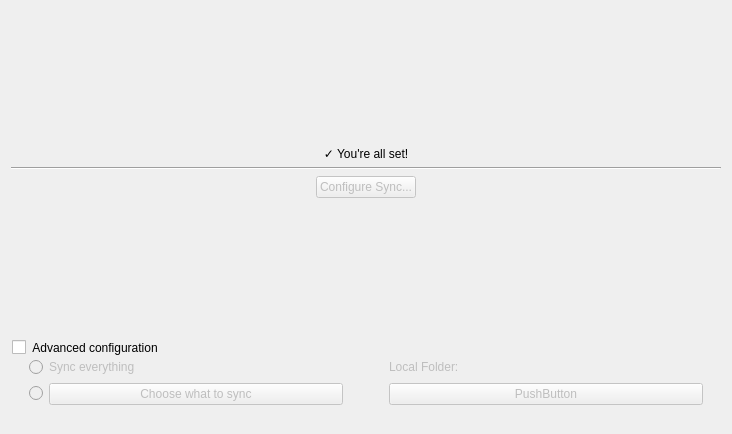
<?xml version="1.0" encoding="UTF-8"?>
<ui version="4.0">
 <class>AccountConfiguredWizardPage</class>
 <widget class="QWidget" name="AccountConfiguredWizardPage">
  <property name="geometry">
   <rect>
    <x>0</x>
    <y>0</y>
    <width>732</width>
    <height>434</height>
   </rect>
  </property>
  <property name="windowTitle">
   <string>Form</string>
  </property>
  <layout class="QVBoxLayout" name="verticalLayout">
   <item>
    <spacer name="verticalSpacer">
     <property name="orientation">
      <enum>Qt::Vertical</enum>
     </property>
     <property name="sizeHint" stdset="0">
      <size>
       <width>20</width>
       <height>40</height>
      </size>
     </property>
    </spacer>
   </item>
   <item>
    <widget class="QLabel" name="label">
     <property name="text">
      <string>✓ You're all set!</string>
     </property>
     <property name="alignment">
      <set>Qt::AlignCenter</set>
     </property>
    </widget>
   </item>
   <item>
    <widget class="Line" name="line">
     <property name="orientation">
      <enum>Qt::Horizontal</enum>
     </property>
    </widget>
   </item>
   <item>
    <layout class="QHBoxLayout" name="horizontalLayout">
     <item>
      <spacer name="horizontalSpacer_2">
       <property name="orientation">
        <enum>Qt::Horizontal</enum>
       </property>
       <property name="sizeHint" stdset="0">
        <size>
         <width>40</width>
         <height>20</height>
        </size>
       </property>
      </spacer>
     </item>
     <item>
      <widget class="QPushButton" name="configureSyncPushButton">
       <property name="enabled">
        <bool>false</bool>
       </property>
       <property name="text">
        <string>Configure Sync...</string>
       </property>
      </widget>
     </item>
     <item>
      <spacer name="horizontalSpacer">
       <property name="orientation">
        <enum>Qt::Horizontal</enum>
       </property>
       <property name="sizeHint" stdset="0">
        <size>
         <width>40</width>
         <height>20</height>
        </size>
       </property>
      </spacer>
     </item>
    </layout>
   </item>
   <item>
    <spacer name="verticalSpacer_2">
     <property name="orientation">
      <enum>Qt::Vertical</enum>
     </property>
     <property name="sizeHint" stdset="0">
      <size>
       <width>20</width>
       <height>40</height>
      </size>
     </property>
    </spacer>
   </item>
   <item>
    <widget class="QGroupBox" name="groupBox">
     <property name="styleSheet">
      <string notr="true">QGroupBox{border: 0}</string>
     </property>
     <property name="title">
      <string>Advanced configuration</string>
     </property>
     <property name="flat">
      <bool>true</bool>
     </property>
     <property name="checkable">
      <bool>true</bool>
     </property>
     <property name="checked">
      <bool>false</bool>
     </property>
     <layout class="QHBoxLayout" name="horizontalLayout_2">
      <item>
       <widget class="QWidget" name="groupBoxContentWidget" native="true">
        <layout class="QHBoxLayout" name="horizontalLayout_4">
         <item>
          <layout class="QVBoxLayout" name="verticalLayout_2">
           <item>
            <widget class="QRadioButton" name="syncEverythingRadioButton">
             <property name="text">
              <string>Sync everything</string>
             </property>
            </widget>
           </item>
           <item>
            <layout class="QHBoxLayout" name="horizontalLayout_3">
             <item>
              <widget class="QRadioButton" name="chooseWhatToSyncRadioButton">
               <property name="sizePolicy">
                <sizepolicy hsizetype="Maximum" vsizetype="Fixed">
                 <horstretch>0</horstretch>
                 <verstretch>0</verstretch>
                </sizepolicy>
               </property>
               <property name="text">
                <string notr="true"/>
               </property>
              </widget>
             </item>
             <item>
              <widget class="QPushButton" name="pushButton_2">
               <property name="text">
                <string>Choose what to sync</string>
               </property>
              </widget>
             </item>
            </layout>
           </item>
          </layout>
         </item>
         <item>
          <spacer name="horizontalSpacer_3">
           <property name="orientation">
            <enum>Qt::Horizontal</enum>
           </property>
           <property name="sizeType">
            <enum>QSizePolicy::Maximum</enum>
           </property>
           <property name="sizeHint" stdset="0">
            <size>
             <width>40</width>
             <height>20</height>
            </size>
           </property>
          </spacer>
         </item>
         <item>
          <layout class="QVBoxLayout" name="verticalLayout_3">
           <item>
            <widget class="QLabel" name="label_2">
             <property name="text">
              <string>Local Folder:</string>
             </property>
            </widget>
           </item>
           <item>
            <widget class="QPushButton" name="pushButton">
             <property name="text">
              <string>PushButton</string>
             </property>
            </widget>
           </item>
          </layout>
         </item>
        </layout>
       </widget>
      </item>
     </layout>
    </widget>
   </item>
  </layout>
 </widget>
 <resources/>
 <connections/>
</ui>
